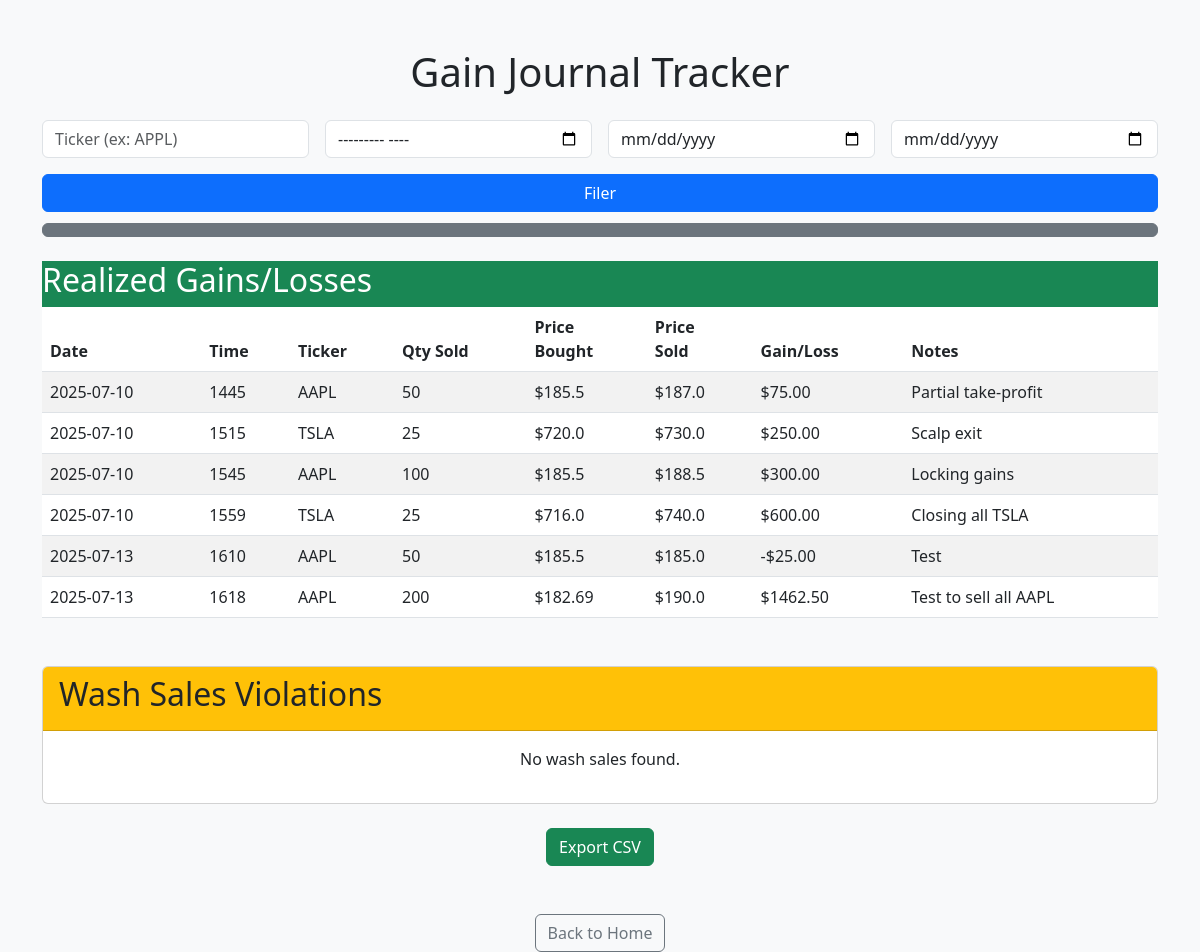
Screenshot of /report with the database file from the repository.
### tables this page shows
CREATE TABLE "stocks" (
	"id"	INTEGER UNIQUE,
	"date"	DATE NOT NULL,
	"time"	TEXT NOT NULL,
	"ticker"	VARCHAR(10) NOT NULL,
	"action"	VARCHAR(10) NOT NULL,
	"quantity"	INT NOT NULL,
	"price"	DECIMAL(10, 2) NOT NULL,
	"notes"	TEXT,
	PRIMARY KEY("id" AUTOINCREMENT)
);

### app.py (the view)
@app.route('/report')
def report():
    ticker = request.args.get('ticker')
    month = request.args.get('month')
    start_date = request.args.get('start_date')
    end_date = request.args.get('end_date')
    trades = fetch_trades(ticker, month, start_date, end_date)
    gains = calculate_gain(trades)
    wash_sales = detect_wash_sale(trades)
    return render_template('report.html', gains=gains, wash_sales=wash_sales)

### logic/gain_loss.py (called while the page is built)
def fetch_trades(ticker=None, month=None, start_date=None, end_date=None):
    conn = sqlite3.connect('database.db')
    conn.row_factory = sqlite3.Row
    cursor = conn.cursor()
    query = 'SELECT * FROM stocks WHERE 1=1'
    params = []
    if ticker:
        query += ' AND ticker = ?'
        params.append(ticker)
    if month:
        query += ' AND strftime("%Y-%m", date) = ?'
        params.append(month)
    if start_date:
        query += ' AND date >= ?'
        params.append(datetime.strptime(start_date, '%Y-%m-%d').date())
    if end_date:
        query += ' AND date <= ?'
        params.append(datetime.strptime(end_date, '%Y-%m-%d').date())
    query += ' ORDER BY date ASC'
    cursor.execute(query, params)
    rows = cursor.fetchall()
    conn.close()
    return [dict(row) for row in rows]

### logic/wash_sale.py (called while the page is built, shortened)
def detect_wash_sale(trades):
    trades = sorted(trades, key=lambda x: (x['ticker'], x['date']) )
    flagged_trades = []
    for i, trade in enumerate(trades):
        if trade['action'] != 'SELL':
            continue
        sell_date = datetime.strptime(trade['date'], '%Y-%m-%d')
        sell_prce = float(trade['price'])
        sell_quantity = int(trade['quantity'])
        prior_buys = [t for t in trades[:i] if t['action'] == 'BUY' and t['ticker'] == trade['ticker']]
        if not prior_buys:
            continue
        cost_basis = float(prior_buys[-1]['price'])
        gain = (sell_prce - cost_basis) * sell_quantity
        if gain >= 0:
            continue # not a lost so not a wash sale
    return flagged_trades

### templates/report.html (shortened to what this page needs)
<!DOCTYPE html>
<html lang="en">
<head>
	<link href="https://cdn.jsdelivr.net/npm/bootstrap@5.3.0/dist/css/bootstrap.min.css" rel="stylesheet">
</head>
<body class="bg-light">
	<div class="container mt-5">
		<h1 class="text-center mb-4">Gain Journal Tracker</h1>
		<form method="GET" action="/report" class="row g-3 mb-4">
			<div class="col-md-3">
				<input type="text" name="ticker" class="form-control" placeholder="Ticker (ex: APPL)"/>
			</div>
			<div class="col-md-3">
				<input type="month" name="month" class="form-control" placeholder=""/>
			</div>
			<div class="col-md-3">
				<input type="date" name="start_date" class="form-control" placeholder=""/>
			</div>
			<div class="col-md-3">
				<input type="date" name="end_date" class="form-control" placeholder="End"/>
			</div>
			<div class="col-md-12">
				<button type="submit" class="btn btn-primary w-100">Filer</button>
				<a href="/report" class="btn btn-secondary w-100 mt-2"></a>
			</div>
		</form>
		<div class="card-header bg-success text-white mb-5">
			<h2>Realized Gains/Losses</h2>
			<div class="card-body">
				{% if gains %}
					<table class="table table-striped">
						<thead>
							<tr>
								<th>Date</th>
								<th>Time</th>
								<th>Ticker</th>
								<th>Qty Sold</th>
								<th>Price <br/> Bought</th>
								<th>Price <br/> Sold</th>
								<th>Gain/Loss</th>
								<th>Notes</th>
							</tr>
						</thead>
						<tbody>
							{% for gain in gains %}
								<tr>
									<td>{{ gain.date }}</td>
									<td>{{ gain.time }}</td>
									<td>{{ gain.ticker }}</td>
									<td>{{ gain.quantity }}</td>
									<td>${{ gain.price_bought }}</td>
									<td>${{ gain.price_sold }}</td>
									<td>{{ gain.gain }}</td>
									<td>{{ gain.notes }}</td>
								</tr>
							{% endfor %}
						</tbody>
					</table>
				{% else %}
					<p class="text-center">No transactions found.</p>
				{% endif %}
			</div>
		</div>
		<div class="card">
			<div class="card-header bg-warning text-dark">
				<h2>Wash Sales Violations</h2>
			</div>
			<div class="card-body">
				{% if wash_sales %}
					<table class="table table-striped">
						<thead>
							<tr>
								<th>Sell Date</th>
								<th>Sell Time</th>
								<th>Ticker</th>
								<th> Disallowed Loss </th>
								<th> Buy Date Triggering <br/> Wash Sale</th>
							</tr>
						</thead>
						<tbody>
							{% for sale in wash_sales %}
								<tr>
									<td>{{ sale.sell_date }}</td>
									<td>{{ sale.ticker }}</td>
									<td>${{ sale.disallowed_loss }}</td>
									<td>{{ sale.matched_buy_date }}</td>
								</tr>
							{% endfor %}
						</tbody>
					</table>
				{% else %}
					<p class="text-center">No wash sales found.</p>
				{% endif %}
			</div>
		</div>
		{% if gains or wash_sales %}
			<div class="text-center mt-4">
				<a href="/export?ticker={{ request.args.get('ticker', '') }}&month={{ request.args.get('month', '') }}&start_date={{ request.args.get('start_date', '') }}&end_date={{ request.args.get('end_date', '') }}" class="btn btn-success">Export CSV</a>
			</div>
		{% endif %}
		<div class="text-center mt-5">
			<a href="/" class="btn btn-outline-secondary">Back to Home</a>
		</div>
	</div>
</body>
</html>

### rows the page displays
stocks: date "2025-07-10", time "1445", ticker "AAPL", quantity "50", price_bought "185.5", price_sold "187.0", gain "$75.00", notes "Partial take-profit"
stocks: date "2025-07-10", time "1515", ticker "TSLA", quantity "25", price_bought "720.0", price_sold "730.0", gain "$250.00", notes "Scalp exit"
stocks: date "2025-07-10", time "1545", ticker "AAPL", quantity "100", price_bought "185.5", price_sold "188.5", gain "$300.00", notes "Locking gains"
stocks: date "2025-07-10", time "1559", ticker "TSLA", quantity "25", price_bought "716.0", price_sold "740.0", gain "$600.00", notes "Closing all TSLA"
stocks: date "2025-07-13", time "1610", ticker "AAPL", quantity "50", price_bought "185.5", price_sold "185.0", gain "-$25.00", notes "Test"
stocks: date "2025-07-13", time "1618", ticker "AAPL", quantity "200", price_bought "182.69", price_sold "190.0", gain "$1462.50", notes "Test to sell all AAPL"
